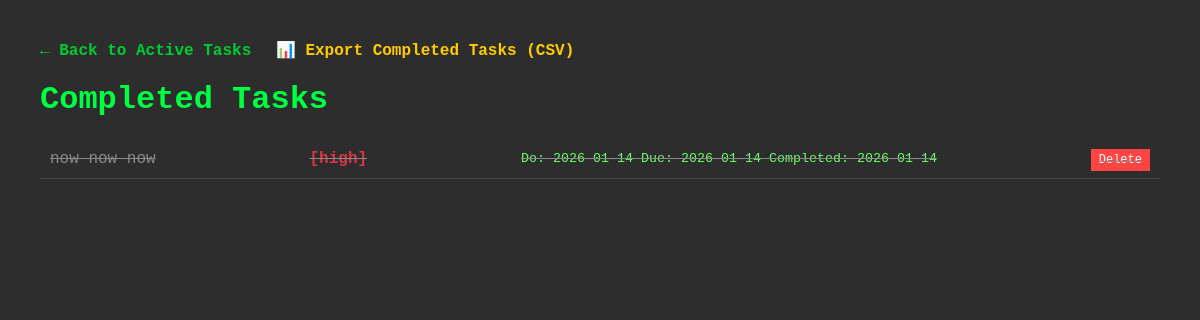
Page /completed on the committed database.
### models.py (models this page shows, shortened)
class Task(db.Model):
    id = db.Column(db.Integer, primary_key=True)
    name = db.Column(db.String(200), nullable=False)
    completed = db.Column(db.Boolean, default=False)
    created_at = db.Column(db.DateTime, default=lambda: datetime.now(timezone.utc))
    do_date = db.Column(db.Date, nullable=True)
    due_date = db.Column(db.Date, nullable=True)
    priority = db.Column(db.Integer, default=0)  # 0=none, 1=low, 2=medium, 3=high
    @property
    def priority_text(self):
        priority_map = {0: "", 1: "low", 2: "medium", 3: "high"}
        return priority_map.get(self.priority, "")
    @property
    def priority_color(self):
        color_map = {0: "", 1: "#28a745", 2: "#ffc107", 3: "#dc3545"}
        return color_map.get(self.priority, "")

### tasks.py (the view)
@app.route('/completed')
def completed_tasks():
    tasks = Task.query.filter_by(completed=True)\
                     .order_by(Task.created_at.desc())\
                     .all()
    return render_template('completed.html',
                         title="Completed Tasks",
                         tasks=tasks)

### templates/completed.html (shortened to what this page needs)
<!DOCTYPE html>
<html>
<head>
</head>
<body>
    <div class="nav">
        <a href="/">← Back to Active Tasks</a>
        <a href="/export/completed" style="color: #ffcc00;">📊 Export Completed Tasks (CSV)</a>
    </div>
    <h1>{{ title }}</h1>
    {% if tasks %}
        {% for task in tasks %}
            <div class="task completed">
                <span>{{ task.name }}</span>
                {% if task.priority_text %}
                    <span style="color: {{ task.priority_color }}; font-weight: bold;">[{{ task.priority_text }}]</span>
                {% endif %}
                <small>
                    {% if task.do_date %}Do: {{ task.do_date }}{% endif %}
                    {% if task.due_date %}Due: {{ task.due_date }}{% endif %}
                    Completed: {{ task.created_at.strftime('%Y-%m-%d') }}
                </small>
                <div>
                    <a href="/delete/{{ task.id }}" class="delete-btn">Delete</a>
                </div>
            </div>
        {% endfor %}
    {% else %}
        <p>No completed tasks yet!</p>
    {% endif %}
</body>
</html>

### templates/completed.html (style rules this page uses)
body { font-family: 'Monaco', 'Menlo', 'Consolas', monospace; margin: 40px; background-color: #2d2d2d; color: #00ff41; }
.task { padding: 10px; border-bottom: 1px solid #444; display: flex; justify-content: space-between; align-items: center; }
.completed { text-decoration: line-through; color: #888; }
.nav { margin-bottom: 20px; }
.nav a { margin-right: 15px; text-decoration: none; color: #00cc33; font-weight: bold; }
.delete-btn { background: #ff4444; color: white; border: none; padding: 4px 8px; text-decoration: none; font-size: 12px; }
small { color: #66ff66; }

### rows in the picture
Task: name "now now now", priority_text "high", do_date "2026-01-14", due_date "2026-01-14", created_at "2026-01-14"

### other values in the picture
{{ title }} "Completed Tasks"
